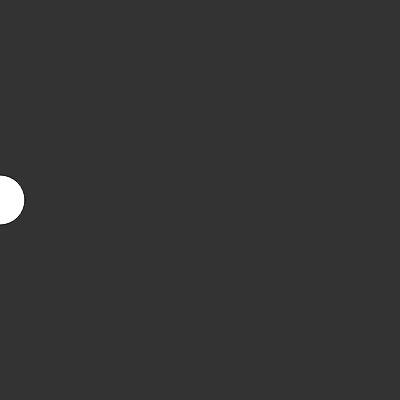
Frame 1 (no input)
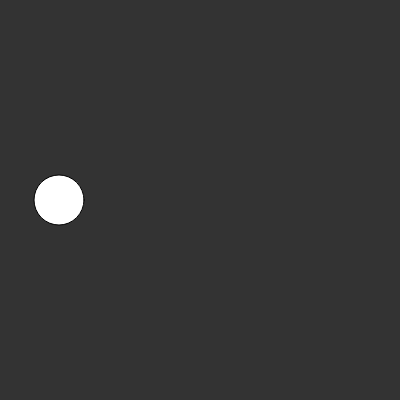
Frame 60 (no input)
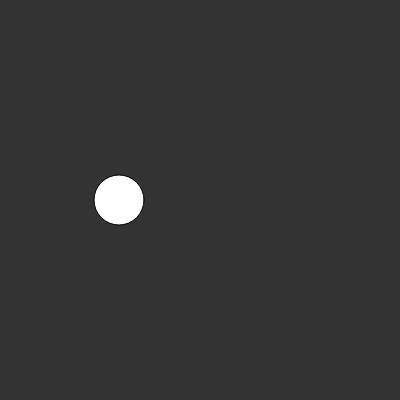
Frame 120 (the mouse pressed at the canvas centre since frame 60)

The p5.js sketch that drew these frames (run headless with seeded random() and noise() and a simulated clock; from frame 60 on, the mouse is pressed at the canvas centre):

// p5.js sketch
// ── sketch.js
var x = 0;
var y = 200;
var width1 = 50;
var height1 = 50;
var text = "Wurstbrot"; //<-- Variablen können auch Text enthalten.


function setup() {
  createCanvas(400, 400);

}
//-------------------------------------------// The draw() function wiederholt sich
function draw() {                            // jeden Frame, also 30 mal pro Sekunde.
  background(51);                            // Daher wird jede Sekunde ein Kreis
  ellipse(x, y, height1, width1);            // gezeichnet, der die x position "x"
  x = x + 1;                                 // hat. Dieser Wert liegt zu begin
}                                            // bei 0 (Z.1 var x = 0;). Nach jeden
//-------------------------------------------// Frame nimmt x (0) den Wert x(0) + 1
                                             // also in diesem Fall 0 + 1 an. Im
                                             // nächsten Frame hat x dann den Wert
                                             // 1 und die Rechnung x(1) = x(1) + 1
                                             // erfolgt erneut. Da der Kreis jeden
                                             // Frame neu gezeichnet wird bewegt sich
                                             // der Kreis in jedem Frame um 1 nach rechts.
